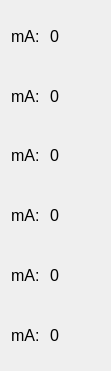
                    <widget class="QWidget" name="layoutWidget">
                        <property name="geometry">
                            <rect>
                                <x>520</x>
                                <y>40</y>
                                <width>111</width>
                                <height>371</height>
                            </rect>
                        </property>
                        <property name="font">
                            <font>
                                <pointsize>14</pointsize>
                            </font>
                        </property>
                        <layout class="QVBoxLayout" name="VmADir">
                            <property name="spacing">
                                <number>10</number>
                            </property>
                            <item>
                                <layout class="QHBoxLayout" name="horizontalLayout_19">
                                    <item>
                                        <widget class="QLabel" name="ma1_direct">
                                            <property name="enabled">
                                                <bool>true</bool>
                                            </property>
                                            <property name="sizePolicy">
                                                <sizepolicy hsizetype="Fixed" vsizetype="Preferred">
                                                    <horstretch>0</horstretch>
                                                    <verstretch>0</verstretch>
                                                </sizepolicy>
                                            </property>
                                            <property name="font">
                                                <font>
                                                    <pointsize>12</pointsize>
                                                </font>
                                            </property>
                                            <property name="text">
                                                <string>mA:</string>
                                            </property>
                                        </widget>
                                    </item>
                                    <item>
                                        <widget class="QLabel" name="ma1_value1_direct">
                                            <property name="font">
                                                <font>
                                                    <pointsize>12</pointsize>
                                                </font>
                                            </property>
                                            <property name="text">
                                                <string>0</string>
                                            </property>
                                        </widget>
                                    </item>
                                </layout>
                            </item>
                            <item>
                                <layout class="QHBoxLayout" name="horizontalLayout_20">
                                    <item>
                                        <widget class="QLabel" name="ma2_direct">
                                            <property name="enabled">
                                                <bool>true</bool>
                                            </property>
                                            <property name="sizePolicy">
                                                <sizepolicy hsizetype="Fixed" vsizetype="Preferred">
                                                    <horstretch>0</horstretch>
                                                    <verstretch>0</verstretch>
                                                </sizepolicy>
                                            </property>
                                            <property name="font">
                                                <font>
                                                    <pointsize>12</pointsize>
                                                </font>
                                            </property>
                                            <property name="text">
                                                <string>mA:</string>
                                            </property>
                                        </widget>
                                    </item>
                                    <item>
                                        <widget class="QLabel" name="ma2_value2_direct">
                                            <property name="font">
                                                <font>
                                                    <pointsize>12</pointsize>
                                                </font>
                                            </property>
                                            <property name="text">
                                                <string>0</string>
                                            </property>
                                        </widget>
                                    </item>
                                </layout>
                            </item>
                            <item>
                                <layout class="QHBoxLayout" name="horizontalLayout_21">
                                    <item>
                                        <widget class="QLabel" name="ma3_direct">
                                            <property name="sizePolicy">
                                                <sizepolicy hsizetype="Fixed" vsizetype="Preferred">
                                                    <horstretch>0</horstretch>
                                                    <verstretch>0</verstretch>
                                                </sizepolicy>
                                            </property>
                                            <property name="font">
                                                <font>
                                                    <pointsize>12</pointsize>
                                                </font>
                                            </property>
                                            <property name="text">
                                                <string>mA:</string>
                                            </property>
                                        </widget>
                                    </item>
                                    <item>
                                        <widget class="QLabel" name="ma3_value3_direct">
                                            <property name="font">
                                                <font>
                                                    <pointsize>12</pointsize>
                                                </font>
                                            </property>
                                            <property name="text">
                                                <string>0</string>
                                            </property>
                                        </widget>
                                    </item>
                                </layout>
                            </item>
                            <item>
                                <layout class="QHBoxLayout" name="horizontalLayout_22">
                                    <item>
                                        <widget class="QLabel" name="ma4_direct">
                                            <property name="sizePolicy">
                                                <sizepolicy hsizetype="Fixed" vsizetype="Preferred">
                                                    <horstretch>0</horstretch>
                                                    <verstretch>0</verstretch>
                                                </sizepolicy>
                                            </property>
                                            <property name="font">
                                                <font>
                                                    <pointsize>12</pointsize>
                                                </font>
                                            </property>
                                            <property name="text">
                                                <string>mA:</string>
                                            </property>
                                        </widget>
                                    </item>
                                    <item>
                                        <widget class="QLabel" name="ma4_value4_direct">
                                            <property name="font">
                                                <font>
                                                    <pointsize>12</pointsize>
                                                </font>
                                            </property>
                                            <property name="text">
                                                <string>0</string>
                                            </property>
                                        </widget>
                                    </item>
                                </layout>
                            </item>
                            <item>
                                <layout class="QHBoxLayout" name="horizontalLayout_23">
                                    <item>
                                        <widget class="QLabel" name="ma5_direct">
                                            <property name="sizePolicy">
                                                <sizepolicy hsizetype="Fixed" vsizetype="Preferred">
                                                    <horstretch>0</horstretch>
                                                    <verstretch>0</verstretch>
                                                </sizepolicy>
                                            </property>
                                            <property name="font">
                                                <font>
                                                    <pointsize>12</pointsize>
                                                </font>
                                            </property>
                                            <property name="text">
                                                <string>mA:</string>
                                            </property>
                                        </widget>
                                    </item>
                                    <item>
                                        <widget class="QLabel" name="ma5_value5_direct">
                                            <property name="font">
                                                <font>
                                                    <pointsize>12</pointsize>
                                                </font>
                                            </property>
                                            <property name="text">
                                                <string>0</string>
                                            </property>
                                        </widget>
                                    </item>
                                </layout>
                            </item>
                            <item>
                                <layout class="QHBoxLayout" name="horizontalLayout_24">
                                    <item>
                                        <widget class="QLabel" name="ma6_direct">
                                            <property name="sizePolicy">
                                                <sizepolicy hsizetype="Fixed" vsizetype="Preferred">
                                                    <horstretch>0</horstretch>
                                                    <verstretch>0</verstretch>
                                                </sizepolicy>
                                            </property>
                                            <property name="font">
                                                <font>
                                                    <pointsize>12</pointsize>
                                                </font>
                                            </property>
                                            <property name="text">
                                                <string>mA:</string>
                                            </property>
                                        </widget>
                                    </item>
                                    <item>
                                        <widget class="QLabel" name="ma6_value6_direct">
                                            <property name="font">
                                                <font>
                                                    <pointsize>12</pointsize>
                                                </font>
                                            </property>
                                            <property name="text">
                                                <string>0</string>
                                            </property>
                                        </widget>
                                    </item>
                                </layout>
                            </item>
                        </layout>
                    </widget>
